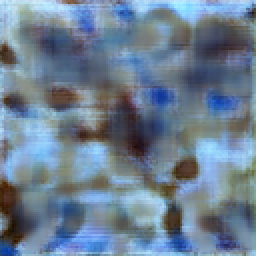
#> input picture EX/netG_epoch_399.png, 128 x 128 px, found by its file name (shown 2 times larger)
$ python pixelate_image.py generated_images/netG_epoch_399.png
#> lines starting #> are read from the running program, lines starting #| are printed output that depends on the picture
# python src/pixelate_image.py generated_images/netG_epoch_399.png
# python src/pixelate_image.py generated_images/netG_epoch_350.png


# pixelate_image.py

import os
from PIL import Image
import argparse

def pixelate(image_path, output_path, scale_factor):
    """
    이미지를 낮은 해상도로 축소했다가 다시 확대하여 픽셀화 효과를 줍니다.
    """
#> called with image_path = 'generated_images/netG_epoch_399.png', scale_factor = 4
    try:
        image = Image.open(image_path)
#> image is the input picture: PIL image 128x128 RGB; mean R, G, B 108, 126.9, 146.5
    except FileNotFoundError:
        print(f"오류: 파일을 찾을 수 없습니다 - {image_path}")
        return

    # 원본 이미지 크기
    original_width, original_height = image.size
#> original_width = 128; original_height = 128

    # 낮은 해상도로 축소
    # Image.Resampling.NEAREST는 가장 가까운 픽셀 값을 사용하는 방식으로, 픽셀 느낌을 살립니다.
    small_image = image.resize(
        (int(original_width / scale_factor), int(original_height / scale_factor)),
        Image.Resampling.NEAREST
    )
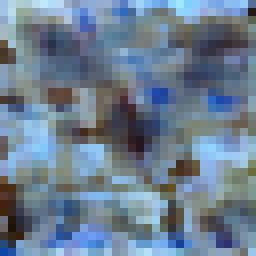
#> small_image: PIL image 32x32 RGB (shown 8 times larger); mean R, G, B 107.7, 126.2, 145.6

    # 다시 원본 크기로 확대
    pixelated_image = small_image.resize(
        (original_width, original_height),
        Image.Resampling.NEAREST
    )

    # 결과 저장
    pixelated_image.save(output_path)
    print(f"픽셀화된 이미지가 여기에 저장되었습니다: {output_path}")

if __name__ == '__main__':
    parser = argparse.ArgumentParser(description="Apply a pixelation effect to an image.")
    parser.add_argument("input_image", type=str, help="Path to the input image file.")
    parser.add_argument("--output", "-o", type=str, default=None, help="Path to save the output image. (Defaults to 'pixelated_[input_name]')")
    parser.add_argument("--scale", "-s", type=int, default=4, help="Pixelation scale factor. Higher means more blocky. (e.g., 2, 4, 8)")

    args = parser.parse_args()

    # 프로젝트 루트 폴더를 기준으로
    script_path = os.path.dirname(os.path.abspath(__file__))
    project_root = os.path.dirname(script_path)

    # 입력 경로가 상대 경로이면, 프로젝트 루트를 기준으로 절대 경로
    input_path_abs = args.input_image if os.path.isabs(args.input_image) else os.path.join(project_root, args.input_image)

    # 출력 경로 처리
    if args.output is None:
        path, filename = os.path.split(input_path_abs)
        name, ext = os.path.splitext(filename)
        output_path_abs = os.path.join(path, f"{name}_pixelated{ext}")
    else:
        output_path_abs = args.output if os.path.isabs(args.output) else os.path.join(project_root, args.output)

    pixelate(input_path_abs, output_path_abs, args.scale)

$ run again, with EX/netG_epoch_150.png copied over EX/netG_epoch_399.png
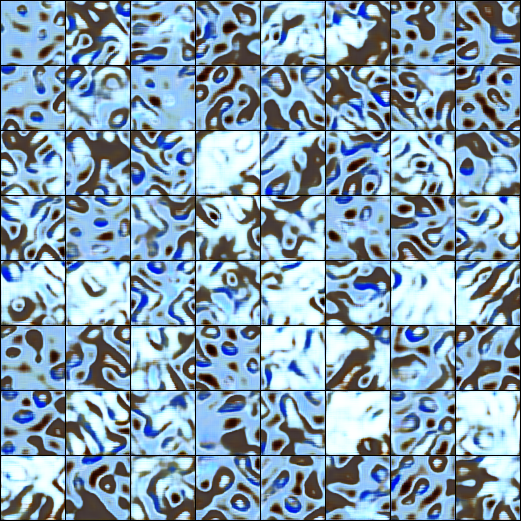
#> input picture EX/netG_epoch_150.png, 1042 x 1042 px, found by its file name (shown at 1/2 size)
#> in pixelate, image is the input picture: PIL image 1042x1042 RGB; mean R, G, B 134.5, 160.5, 178.6
#> in pixelate, `small_image = image.resize( (int(original_width / scale_factor), int(o..`:
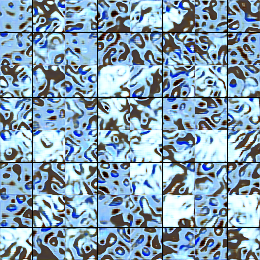
#> small_image: PIL image 260x260 RGB; mean R, G, B 135.2, 161.2, 179.4
#> in pixelate, `pixelated_image = small_image.resize( (original_width, original_height..`:
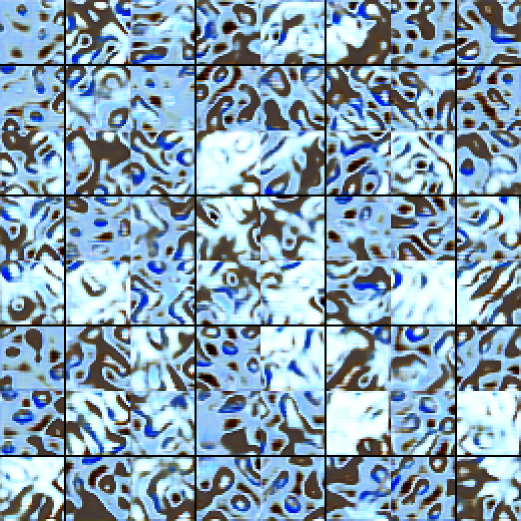
#> pixelated_image: PIL image 1042x1042 RGB (shown at 1/2 size); mean R, G, B 135.1, 161.1, 179.3

$ run again, with EX/netG_epoch_200.png copied over EX/netG_epoch_399.png
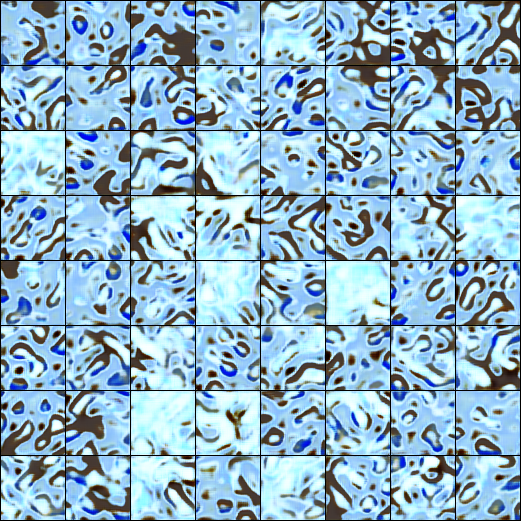
#> input picture EX/netG_epoch_200.png, 1042 x 1042 px, found by its file name (shown at 1/2 size)
#> in pixelate, image is the input picture: PIL image 1042x1042 RGB; mean R, G, B 143.7, 178.4, 198.7
#> in pixelate, `small_image = image.resize( (int(original_width / scale_factor), int(o..`:
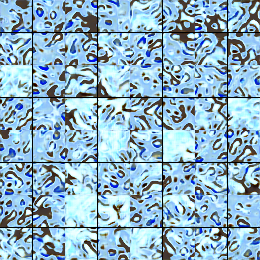
#> small_image: PIL image 260x260 RGB; mean R, G, B 144.3, 179.2, 199.6
#> in pixelate, `pixelated_image = small_image.resize( (original_width, original_height..`:
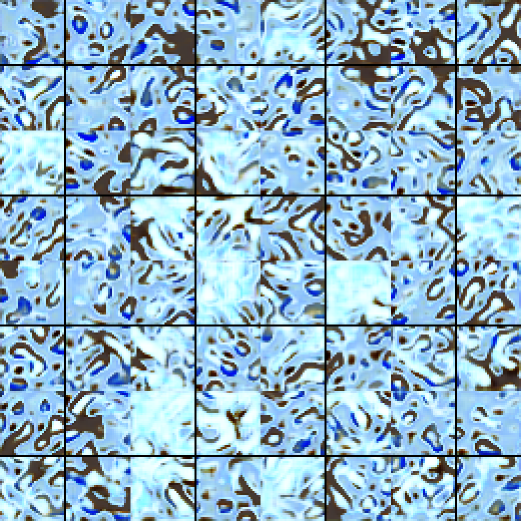
#> pixelated_image: PIL image 1042x1042 RGB (shown at 1/2 size); mean R, G, B 144.3, 179.1, 199.6

$ run again, with EX/netG_epoch_250.png copied over EX/netG_epoch_399.png
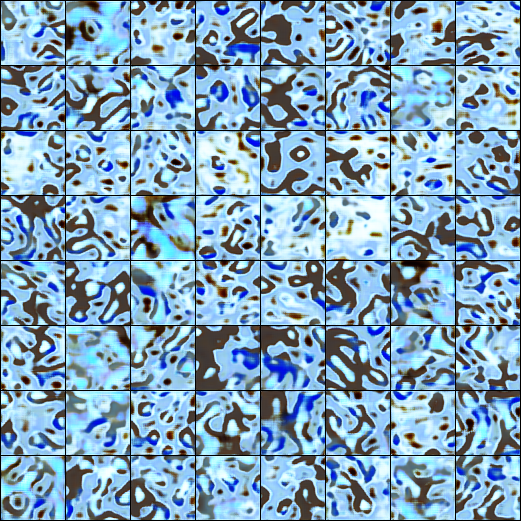
#> input picture EX/netG_epoch_250.png, 1042 x 1042 px, found by its file name (shown at 1/2 size)
#> in pixelate, image is the input picture: PIL image 1042x1042 RGB; mean R, G, B 129.8, 163.5, 187.5
#> in pixelate, `small_image = image.resize( (int(original_width / scale_factor), int(o..`:
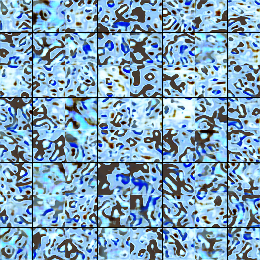
#> small_image: PIL image 260x260 RGB; mean R, G, B 130.3, 164.2, 188.2
#> in pixelate, `pixelated_image = small_image.resize( (original_width, original_height..`:
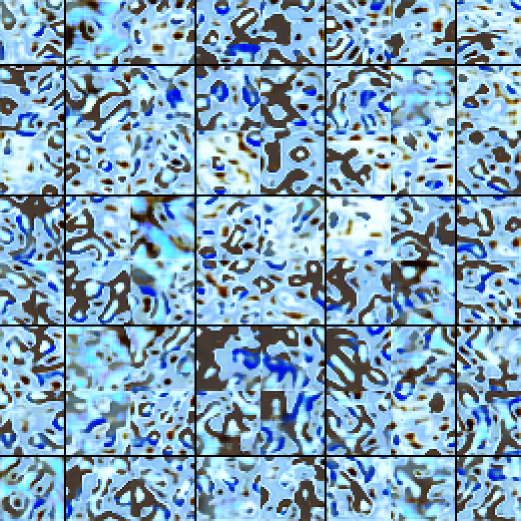
#> pixelated_image: PIL image 1042x1042 RGB (shown at 1/2 size); mean R, G, B 130.4, 164.2, 188.2
